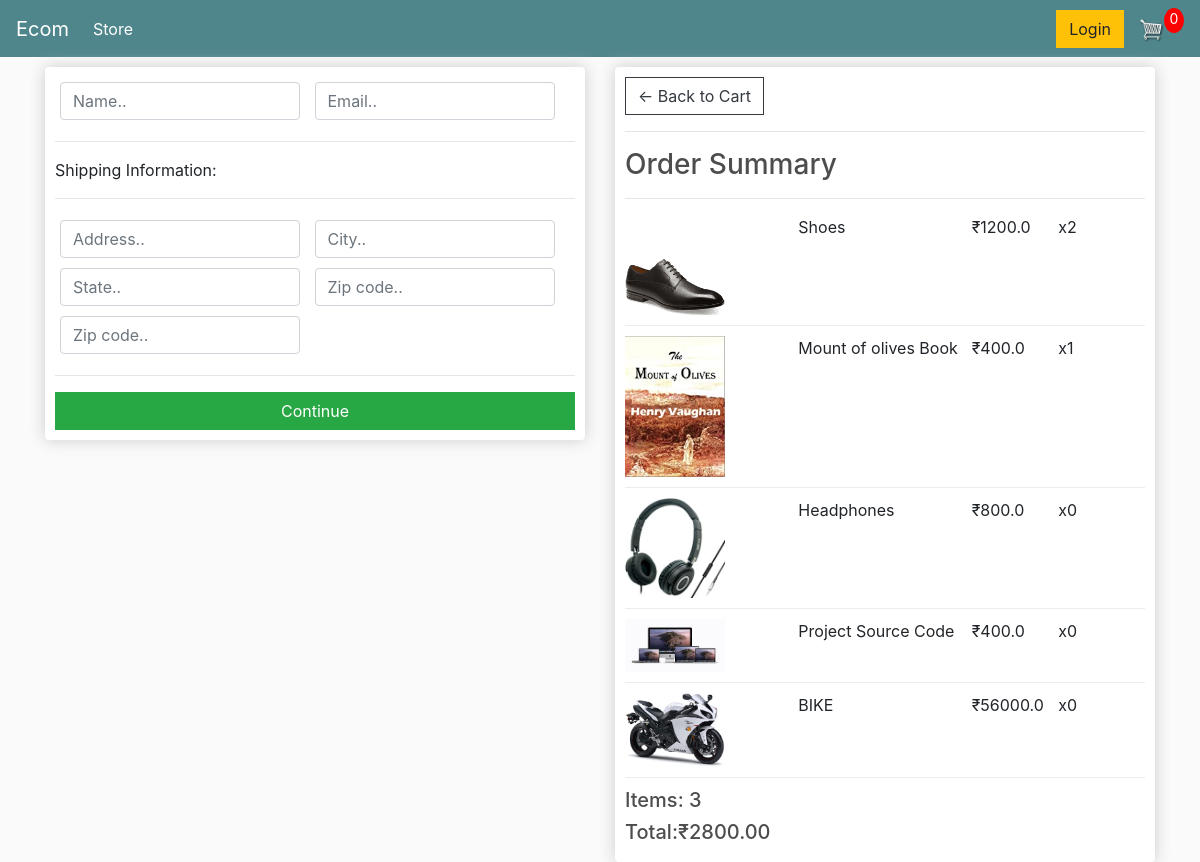
Screenshot of /checkout/ (signed in) with the database file from the repository.
### store/models.py (models this page shows, shortened)
class OrderItem(models.Model):
    product = models.ForeignKey(Product, on_delete=models.SET_NULL, blank=True, null=True)
    order = models.ForeignKey(Order, on_delete=models.SET_NULL, blank=True, null=True)
    quantity = models.IntegerField(default=0, blank=True, null=True)
    @property
    def get_total(self):
        total = self.product.price* self.quantity
        return total

class Product(models.Model):
    name = models.CharField(max_length=200, null=True)
    price = models.FloatField()
    digital = models.BooleanField(default=False, null=True, blank=False)
    images = models.ImageField(null=True, blank=True)
    @property
    def imageURL(self):
        try:
            url = self.images.url
        except:
            url = ''
        return url

class Order(models.Model):
    customer = models.ForeignKey(Customer, on_delete=models.SET_NULL, blank=True, null=True)
    date_order = models.DateTimeField(auto_now_add=True)
    complete = models.BooleanField(default=False, null=True, blank=False)
    transaction_id = models.CharField(max_length=200, null=True)
    @property
    def get_cart_total(self):
        orderitems = self.orderitem_set.all()
        total = sum([item.get_total for item in orderitems])
        return total
    @property
    def get_cart_items(self):
        orderitems = self.orderitem_set.all()
        total = sum([item.quantity for item in orderitems])
        return total

### store/views.py (the view)
# urls.py: path('checkout/', views.checkout, name='checkout'),
def checkout(request):
    if request.user.is_authenticated:
        customer = request.user.customer
        print(customer)
        order, created = Order.objects.get_or_create(customer=customer, complete=False)
        items = order.orderitem_set.all()
        print(items)
    else:
        items=[]
        order={'get_cart_total':0, 'get_cart_items':0}
    context = {'items':items, 'order':order}
    return render(request, 'store/checkout.html', context)

### store/models.py (called while the page is built)
    def __str__(self):
        return self.name

### store/templates/store/checkout.html (shortened to what this page needs)
{% extends 'store/main.html' %}
{% load static %}
{% block content %}
<div class="row">
    <div class="col-lg-6">
        <div class="box-element" id="form-wrapper">
            <form id="form">
                <div id="user-info">
                    <div class="form-field">
                        <input required class="form-control" type="text" name="name" placeholder="Name..">
                    </div>
                    <div class="form-field">
                        <input required class="form-control" type="email" name="email" placeholder="Email..">
                    </div>
                </div>
                <div id="shipping-info">
                    <hr>
                    <p>Shipping Information:</p>
                    <hr>
                    <div class="form-field">
                        <input class="form-control" type="text" name="address" placeholder="Address..">
                    </div>
                    <div class="form-field">
                        <input class="form-control" type="text" name="city" placeholder="City..">
                    </div>
                    <div class="form-field">
                        <input class="form-control" type="text" name="state" placeholder="State..">
                    </div>
                    <div class="form-field">
                        <input class="form-control" type="text" name="zipcode" placeholder="Zip code..">
                    </div>
                    <div class="form-field">
                        <input class="form-control" type="text" name="country" placeholder="Zip code..">
                    </div>
                </div>
                <hr>
                <input id="form-button" class="btn btn-success btn-block" type="submit" value="Continue">
            </form>
        </div>
        <br>
    </div>
    <div class="col-lg-6">
        <div class="box-element">
            <a class="btn btn-outline-dark" href="{% url 'cart' %}">&#x2190; Back to Cart</a>
            <hr>
            <h3>Order Summary</h3>
            <hr>
            {% for item in items %}
            <div class="cart-row">
                <div style="flex:2"><img class="row-image" src="{{item.product.imageURL}}"></div>
                <div style="flex:2">
                    <p>{{item.product.name}}</p>
                </div>
                <div style="flex:1">
                    <p>&#8377;{{item.product.price}}</p>
                </div>
                <div style="flex:1">
                    <p>x{{item.quantity}}</p>
                </div>
            </div>
            {% endfor %}
            <h5>Items: {{order.get_cart_items}}</h5>
            <h5>Total:&#8377;{{order.get_cart_total|floatformat:2}}</h5>
        </div>
    </div>
</div>
{% endblock content %}

### static/css/color.css (style rules this page uses)
body { background-color: hsl(0, 0%, 98%); }
h1,h2,h3,h4,h5,h6 { color:hsl(0, 0%, 30%); }
.box-element { box-shadow:hsl(0, 0%, 80%) 0 0 16px; background-color: #fff; border-radius: 4px; padding: 10px; }
.col-lg-4, .col-lg-6, .col-lg-8, .col-lg-12 { margin-top: 10px; }
.btn { border-radius: 0; }
.row-image { width: 100px; }
.form-field { width:250px; display: inline-block; padding: 5px; }
.cart-row { display: flex; align-items: flex-stretch; padding-bottom: 10px; margin-bottom: 10px; border-bottom: 1px solid #ececec; }

### rows the page displays
OrderItem: product.imageURL (picture), product.name "Shoes", product.price "1200.0", quantity "2"
OrderItem: product.imageURL (picture), product.name "Mount of olives Book", product.price "400.0", quantity "1"
OrderItem: product.imageURL (picture), product.name "Headphones", product.price "800.0", quantity "0"
OrderItem: product.imageURL (picture), product.name "Project Source Code", product.price "400.0", quantity "0"
OrderItem: product.imageURL (picture), product.name "BIKE", product.price "56000.0", quantity "0"
Order: get_cart_items "3", get_cart_total "2800.00"
